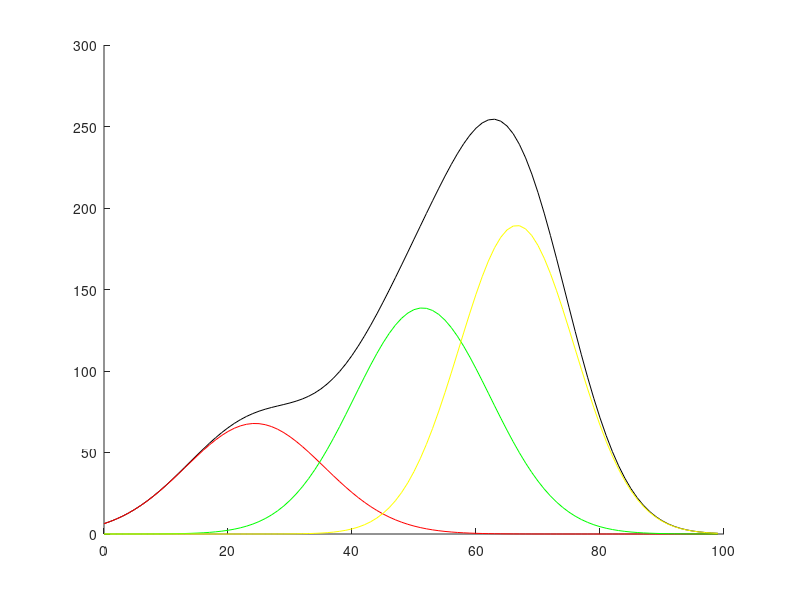

MATLAB code to generate this figure:
mp=[  0.1880    0.3762    0.4358];
mu =[ 24.3450   51.3492   66.5970];
mv=[    124.9975  119.6753   86.1953];
sc=4044*100/40
b=0:99;
f=sc.*(mp(1)*exp(-(b-mu(1)).^2./(2*mv(1)) )./sqrt(2*pi*mv(1))+mp(2)*exp(-(b-mu(2)).^2./(2*mv(2)))./sqrt(2*pi*mv(2))+mp(3)*exp(-(b-mu(3)).^2./(2*mv(3)))./sqrt(2*pi*mv(3)));
f1=sc.*mp(1)*exp(-(b-mu(1)).^2./(2*mv(1)) )./sqrt(2*pi*mv(1));
f2=sc.*mp(2)*exp(-(b-mu(2)).^2./(2*mv(2)))./sqrt(2*pi*mv(2));
f3=sc.*mp(3)*exp(-(b-mu(3)).^2./(2*mv(3)))./sqrt(2*pi*mv(3));
figure(3)
hold on
plot(b,f,'k-',b,f1,'r-',b,f2,'g-',b,f3,'y-');